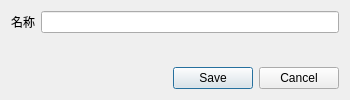
<?xml version="1.0" encoding="UTF-8"?>
<ui version="4.0">
 <class>BuildProfileNameDialog</class>
 <widget class="QDialog" name="BuildProfileNameDialog">
  <property name="windowTitle"><string>构建配置名称</string></property>
  <property name="minimumSize"><size><width>350</width><height>0</height></size></property>
  <layout class="QVBoxLayout" name="mainLayout">
   <item>
    <layout class="QFormLayout" name="nameLayout">
     <item row="0" column="0">
      <widget class="QLabel" name="nameLabel">
       <property name="text"><string>名称</string></property>
       <property name="buddy"><cstring>profileName</cstring></property>
      </widget>
     </item>
     <item row="0" column="1"><widget class="QLineEdit" name="profileName"/></item>
    </layout>
   </item>
   <item>
    <widget class="QLabel" name="errorLabel">
     <property name="textFormat"><enum>Qt::PlainText</enum></property>
     <property name="wordWrap"><bool>true</bool></property>
    </widget>
   </item>
   <item>
    <widget class="QDialogButtonBox" name="buttons">
     <property name="standardButtons"><set>QDialogButtonBox::Cancel|QDialogButtonBox::Save</set></property>
    </widget>
   </item>
  </layout>
 </widget>
 <resources/>
 <connections/>
</ui>
